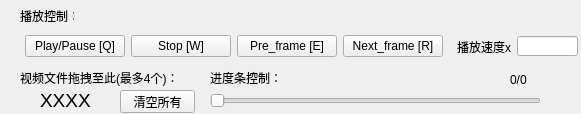
<?xml version="1.0" encoding="UTF-8"?>
<ui version="4.0">
 <class>Form</class>
 <widget class="QWidget" name="Form">
  <property name="geometry">
   <rect>
    <x>0</x>
    <y>0</y>
    <width>581</width>
    <height>114</height>
   </rect>
  </property>
  <property name="focusPolicy">
   <enum>Qt::ClickFocus</enum>
  </property>
  <property name="windowTitle">
   <string>VideoCompare</string>
  </property>
  <property name="windowIcon">
   <iconset>
    <normaloff>1.png</normaloff>1.png</iconset>
  </property>
  <widget class="QLabel" name="label_2">
   <property name="geometry">
    <rect>
     <x>20</x>
     <y>10</y>
     <width>54</width>
     <height>12</height>
    </rect>
   </property>
   <property name="text">
    <string>播放控制：</string>
   </property>
  </widget>
  <widget class="QLabel" name="label_3">
   <property name="geometry">
    <rect>
     <x>20</x>
     <y>70</y>
     <width>171</width>
     <height>16</height>
    </rect>
   </property>
   <property name="text">
    <string>视频文件拖拽至此(最多4个)：</string>
   </property>
  </widget>
  <widget class="QSlider" name="horizontalSlider">
   <property name="geometry">
    <rect>
     <x>210</x>
     <y>90</y>
     <width>331</width>
     <height>22</height>
    </rect>
   </property>
   <property name="orientation">
    <enum>Qt::Horizontal</enum>
   </property>
  </widget>
  <widget class="QLabel" name="label_4">
   <property name="geometry">
    <rect>
     <x>210</x>
     <y>70</y>
     <width>111</width>
     <height>16</height>
    </rect>
   </property>
   <property name="text">
    <string>进度条控制：</string>
   </property>
  </widget>
  <widget class="QLabel" name="label_5">
   <property name="geometry">
    <rect>
     <x>510</x>
     <y>70</y>
     <width>21</width>
     <height>20</height>
    </rect>
   </property>
   <property name="text">
    <string>0/0</string>
   </property>
  </widget>
  <widget class="QLabel" name="label_6">
   <property name="geometry">
    <rect>
     <x>40</x>
     <y>90</y>
     <width>61</width>
     <height>21</height>
    </rect>
   </property>
   <property name="font">
    <font>
     <family>Arial</family>
     <pointsize>14</pointsize>
    </font>
   </property>
   <property name="text">
    <string>XXXX</string>
   </property>
  </widget>
  <widget class="QPushButton" name="pushButton_6">
   <property name="geometry">
    <rect>
     <x>120</x>
     <y>90</y>
     <width>75</width>
     <height>23</height>
    </rect>
   </property>
   <property name="text">
    <string>清空所有</string>
   </property>
  </widget>
  <widget class="QWidget" name="layoutWidget">
   <property name="geometry">
    <rect>
     <x>25</x>
     <y>34</y>
     <width>553</width>
     <height>25</height>
    </rect>
   </property>
   <layout class="QHBoxLayout" name="horizontalLayout">
    <item>
     <widget class="QPushButton" name="pushButton">
      <property name="enabled">
       <bool>true</bool>
      </property>
      <property name="minimumSize">
       <size>
        <width>100</width>
        <height>0</height>
       </size>
      </property>
      <property name="text">
       <string>Play/Pause [Q]</string>
      </property>
     </widget>
    </item>
    <item>
     <widget class="QPushButton" name="pushButton_3">
      <property name="minimumSize">
       <size>
        <width>100</width>
        <height>0</height>
       </size>
      </property>
      <property name="text">
       <string>Stop [W]</string>
      </property>
     </widget>
    </item>
    <item>
     <widget class="QPushButton" name="pushButton_4">
      <property name="minimumSize">
       <size>
        <width>100</width>
        <height>0</height>
       </size>
      </property>
      <property name="text">
       <string>Pre_frame [E]</string>
      </property>
     </widget>
    </item>
    <item>
     <widget class="QPushButton" name="pushButton_5">
      <property name="minimumSize">
       <size>
        <width>100</width>
        <height>0</height>
       </size>
      </property>
      <property name="text">
       <string>Next_frame [R]</string>
      </property>
     </widget>
    </item>
    <item>
     <spacer name="horizontalSpacer">
      <property name="orientation">
       <enum>Qt::Horizontal</enum>
      </property>
      <property name="sizeHint" stdset="0">
       <size>
        <width>40</width>
        <height>20</height>
       </size>
      </property>
     </spacer>
    </item>
    <item>
     <widget class="QLabel" name="label">
      <property name="text">
       <string>播放速度x</string>
      </property>
     </widget>
    </item>
    <item>
     <widget class="QLineEdit" name="lineEdit">
      <property name="sizePolicy">
       <sizepolicy hsizetype="Fixed" vsizetype="Fixed">
        <horstretch>0</horstretch>
        <verstretch>0</verstretch>
       </sizepolicy>
      </property>
      <property name="minimumSize">
       <size>
        <width>61</width>
        <height>20</height>
       </size>
      </property>
      <property name="maximumSize">
       <size>
        <width>61</width>
        <height>20</height>
       </size>
      </property>
     </widget>
    </item>
   </layout>
  </widget>
 </widget>
 <resources/>
 <connections/>
</ui>
